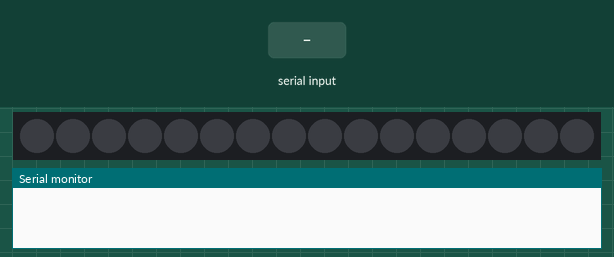
Recording of a sketch running on a simulated Arduino Uno, built with avr-gcc and run on an emulated ATmega328P. On the bench: 16 RGB LEDs in strip order, left to right, the last lines printed to the serial monitor. The test bench sets the inputs (shaded band). Dim RGB values are drawn brighter than linear.

Above: at 1.2 s.
1.3 s: "RP\n" received over Serial
At 2.1 s:
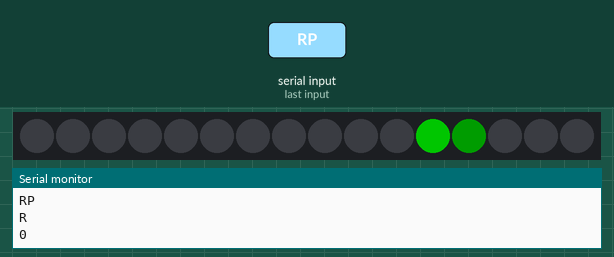
At 2.7 s:
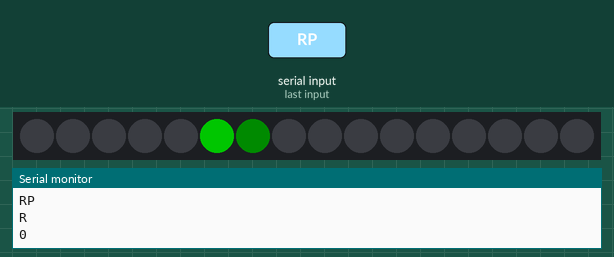
3.4 s: "O\n" received over Serial
4.9 s: "Y\n" received over Serial
Timing chart, 0 to 7.9 s (numbered marks = the images above; inputs shaded):
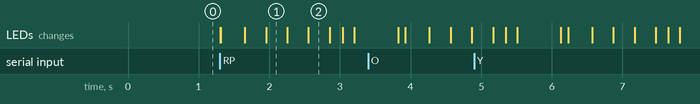

Measured:
- after the input at 1.3 s, the LEDs: first change at once (image 1 shows a later state)

The sketch:

dimmer_leds.ino
```cpp
#include <Wire.h>
#include "FastLED.h"
// How many leds in your strip?
//#define NUM_LEDS 64
#define NUM_LEDS 16
#define DATA_PIN 3
#define COLOR_ORDER RGB
#define BRIGHTNESS 96
#define FRAMES_PER_SECOND  120
// Define the array of leds
CRGB leds[NUM_LEDS];

String inputString = "", RFID="loading";
boolean stringComplete = false;
uint8_t gHue = 0; // rotating "base color" used by many of the patterns

void setup()
{      uint8_t i;  int x=200; // delay in startup scroll of leds (fake loading - Delay)
  Serial.begin(115200);
  //Serial.begin(2000000);
  inputString.reserve(200);
  FastLED.addLeds<WS2811, DATA_PIN, COLOR_ORDER>(leds, NUM_LEDS);  FastLED.setBrightness(BRIGHTNESS); FastLED.clear();   FastLED.show();
}

void button_light(String a,int b)
{
int coler;
//Red (0)
//Orange (32)
//Yellow (64)
//Green (96)
//Aqua (128)
//Blue (160)
//Purple (192)

Serial.println( a );
Serial.println( b );
if (a=="R") coler=0;
if (a=="O") coler=32;
if (a=="Y") coler=64;
if (a=="G") coler=96;
if (a=="A") coler=128;
if (a=="B") coler=160;
if (a=="P") coler=213;
leds[b-1] = CRGB::Black;
//      FastLED.show();
  leds[b-1] += CHSV( coler, 255, 192);
  FastLED.show();

}

void loop()
{
 serialEvent();
 if (stringComplete) {  Serial.println(inputString);  inputString.trim();
  if (inputString=="RP") { RFID="pass"; rfid_pass(); }
  if (inputString=="RF") { RFID="fail"; rfid_fail(); }
  if (inputString=="RA") { RFID="admin"; rfid_admin(); }

button_light(inputString.substring(0,1),inputString.substring(1).toInt());
  inputString = "";    stringComplete = false;
 }
 if (RFID=="fail") rfid_fail();
 if (RFID=="pass") rfid_pass();
 if (RFID=="admin") rfid_admin();
 }

void serialEvent(){ if (Serial.available() > 0) {  while (Serial.available()) {
  char inChar = (char)Serial.read();
  inputString += inChar;
  if (inChar == '\n') {  stringComplete = true;  }
  } } }

void rfid_fail()
{
  // a colored dot sweeping back and forth, with fading trails
  fadeToBlackBy( leds, NUM_LEDS, 20);
  int pos = beatsin16( 13, 0, NUM_LEDS-1 );
  leds[pos] += CHSV( gHue, 255, 192);
  FastLED.show();
  Serial.println(gHue);
  EVERY_N_MILLISECONDS( 10 ) { gHue++;  /* Serial.println("."); */ } // slowly cycle the "base color" through the rainbow
}
void rfid_admin()
{
  // a colored dot sweeping back and forth, with fading trails
  fadeToBlackBy( leds, NUM_LEDS, 20);
  int pos = beatsin16( 13, 0, NUM_LEDS-1 );
  leds[pos] += CHSV( 160, 255, 128); //// CHSV( colour_wheel, rich, bright);
  FastLED.show();
}
void rfid_pass()
{
  // a colored dot sweeping back and forth, with fading trails
  fadeToBlackBy( leds, NUM_LEDS, 20);
  int pos = beatsin16( 13, 0, NUM_LEDS-1 );
  leds[pos] += CHSV( 96, 255, 128); //// CHSV( colour_wheel, rich, bright);
  FastLED.show();
}
```
